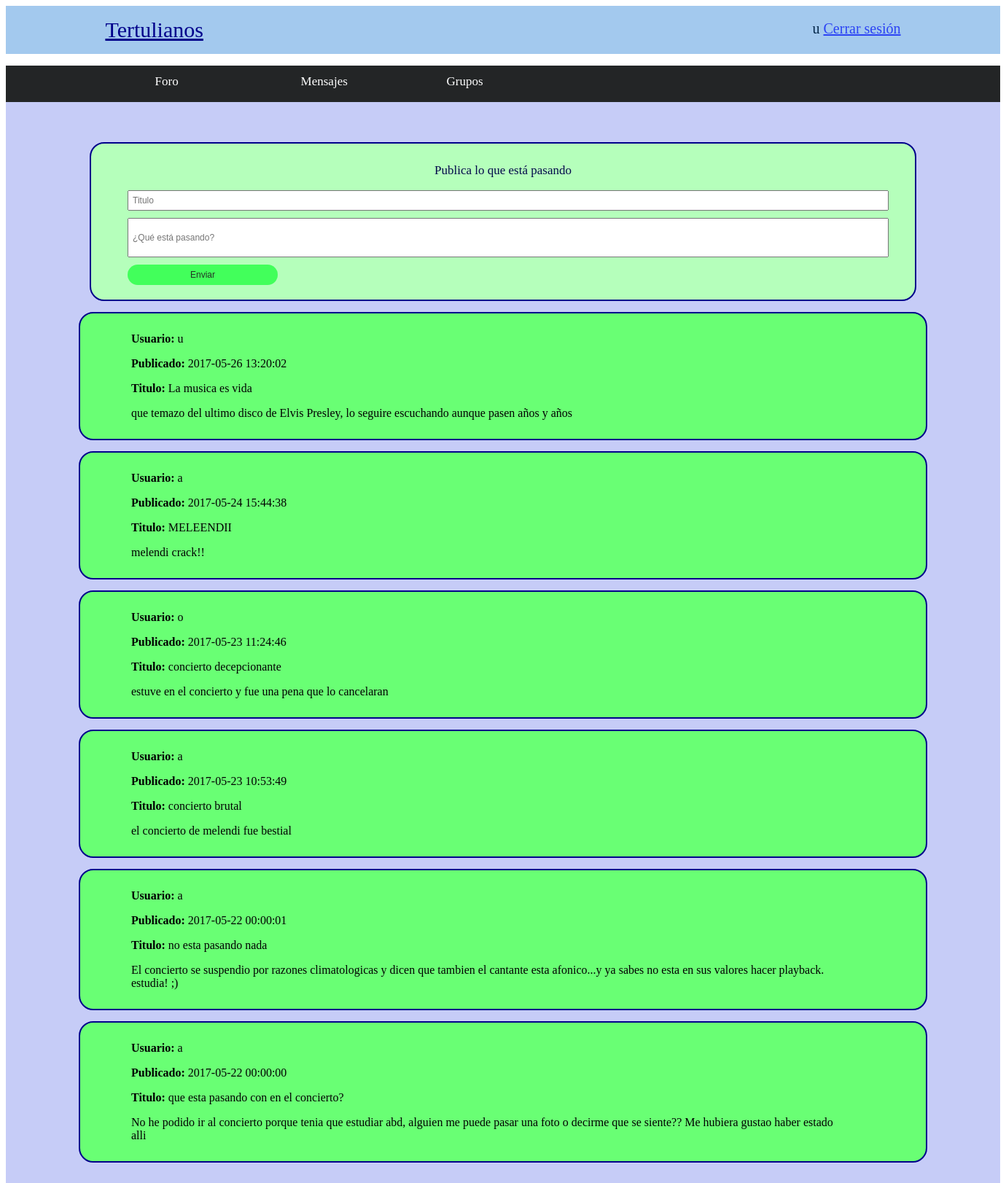
The app's page /foro.php (signed in) with its own data.
### tables this page shows
CREATE TABLE `foro` (
  `id` int(10) NOT NULL,
  `usuario` int(10) NOT NULL,
  `titulo` varchar(100) NOT NULL,
  `cuerpo` text NOT NULL,
  `fecha` datetime NOT NULL
);

CREATE TABLE `usuario` (
  `id` int(10) NOT NULL,
  `nick` varchar(25) NOT NULL,
  `password` varchar(110) NOT NULL,
  `nombre` varchar(50) NOT NULL,
  `apellidos` varchar(100) NOT NULL,
  `email` varchar(50) NOT NULL,
  `edad` int(11) NOT NULL
);

### mensaje_publico.php (called while the page is built, shortened)
  <?php
  class MensajePublico
  {
    public static function extraerMensajes() {
          include ('conexion.php');
          $sql = "SELECT * FROM foro
                  ORDER BY fecha DESC" ;
          mysqli_query($conexion,"SET NAMES 'utf8'");
          $resultado = $conexion->query($sql)  or trigger_error("Query Failed! SQL: $sql - Error: ".mysqli_error($conexion), E_USER_ERROR);
          $listaMensajesForo = array();
          $verificar = mysqli_query($conexion, $sql);
          for ($i=0; $i < mysqli_num_rows($verificar); $i++) {
              $listaMensajesForo[$i] = $resultado->fetch_array(MYSQLI_BOTH);
          }
          return $listaMensajesForo;
    }
}
?>

### usuario.php (called while the page is built, shortened)
<?php
class Usuario
{
    public static function extraerNick($id) {
        include('conexion.php');
        $consulta = "SELECT nick FROM usuario WHERE id = '$id' and nick <> 'admin'";
        mysqli_query($conexion,"SET NAMES 'utf8'");
        $resultado = $conexion->query($consulta)  or trigger_error("Query Failed! SQL: $consulta - Error: ".mysqli_error($conexion), E_USER_ERROR);
        $arrayNick = $resultado->fetch_array(MYSQLI_BOTH);
        $nick = $arrayNick['nick'];
        return $nick;
  }
}
?>

### foro.php (the view, shortened to what this page needs)
<!DOCTYPE html>
<html lang="es">
<head>
	<link rel="stylesheet" type="text/css" href="style.css">
</head>
<body>
	<?php
		include('cabecera.php');
		include('toolbar.php');
	?>
			<div class="contenedor_tablon">
				<div class="contenedor_enviarMensaje">
					<div class="enviarMensaje">
						<form action="enviarMensaje.php " id="formularioForo" method="post" onsubmit="return validarFormForo(this);" enctype="multipart/form-data">
							<?php
								require_once 'usuario.php';
							?>
							<p> Publica lo que está pasando </p>
							<input type="text" 	class="input_titulo" placeholder="Titulo" 	 			name="titulo" >
							<input type="text" 	class="input_cuerpo" placeholder="¿Qué está pasando?"	name="cuerpo" >
							<input type="submit" class="input_enviar" value="Enviar" onclick="enviarFormulario('formularioForo');" />
						</form>
					</div>
				</div>
			<?php
				require_once 'usuario.php';
				require_once 'mensaje_publico.php';
				$listaMensajesForo = MensajePublico::extraerMensajes();
				for($i=0; $i<sizeof($listaMensajesForo); $i++) {
			?>
					<div class="contenedor_mensaje">
						<div class="mensaje">
							<div class="mensaje_titulo">
								<p>	<strong> Usuario: </strong>
									<?php
										$nick = Usuario::extraerNick( $listaMensajesForo[$i]['usuario'] );
										echo $nick;
									?>
								</p>
								<p> <strong> Publicado: </strong>
								 	<?php
								 		echo $listaMensajesForo[$i]['fecha'];
								 	?>
								 </p>
								<p>	<strong> Titulo: </strong>
									<?php
								 		echo $listaMensajesForo[$i]['titulo'];
								 	?>
								 </p>
							</div>
							<div class="mensaje_cuerpo">
								<p>
									<?php
								 		echo $listaMensajesForo[$i]['cuerpo'];
								 	?>
								</p>
							</div>
						</div>
					</div>
			<?php
				}
			?>
			</div>
</body>
</html>

### style.css (style rules this page uses)
.input_titulo { display: block; padding: 5px; margin: 10px 0; font-size: 12px; width: 100%; }
.input_cuerpo { display: block; padding: 5px; margin: 10px 0; font-size: 12px; width: 100%; height: auto; min-height: 40px; }
.input_enviar { display: block; padding: 7px; margin: 10px 0; font-size: 12px; width: 20%; border:0; color: black; opacity: 0.8; background-color: #26ff44; cursor: pointer; border-radius: 20px; }
.contenedor_tablon { display: block; padding-top: 40px; padding-right: 100px; padding-left: 100px; padding-bottom: 40px; background-color: #c6ccf7; }
.contenedor_enviarMensaje { padding: 15px; }
.enviarMensaje { background-color: #b5ffbb; border: 2px solid darkblue; border-radius: 20px; padding-right: 50px; padding-left: 50px; padding-top: 10px; padding-bottom: 10px; }
.enviarMensaje p { text-align: center; color: #03094b; font-size: 17px; }
.contenedor_mensaje { padding-bottom: 15px; }
.mensaje { padding: 10px; border-radius: 20px; background-color: #69ff74; border: 2px solid darkblue; }
.mensaje_titulo { width: 85%; height: auto; padding-left: 60px; }
.mensaje_cuerpo { width: 85%; height: auto; padding-left: 60px; }

### records on screen
foro: usuario.nick "u", fecha "2017-05-26 13:20:02", titulo "La musica es vida", cuerpo "que temazo del ultimo disco de Elvis Presley, lo seguire escuchando aunque pasen años y años"
foro: usuario.nick "a", fecha "2017-05-24 15:44:38", titulo "MELEENDII", cuerpo "melendi crack!!"
foro: usuario.nick "o", fecha "2017-05-23 11:24:46", titulo "concierto decepcionante", cuerpo "estuve en el concierto y fue una pena que lo cancelaran"
foro: usuario.nick "a", fecha "2017-05-23 10:53:49", titulo "concierto brutal", cuerpo "el concierto de melendi fue bestial"
foro: usuario.nick "a", fecha "2017-05-22 00:00:01", titulo "no esta pasando nada", cuerpo "El concierto se suspendio por razones climatologicas y dicen que tambien el cantante esta afonico...y ya sabes no esta en sus valores hacer playback. estudia! ;)"
foro: usuario.nick "a", fecha "2017-05-22 00:00:00", titulo "que esta pasando con en el concierto?", cuerpo "No he podido ir al concierto porque tenia que estudiar abd, alguien me puede pasar una foto o decirme que se siente?? Me hubiera gustao haber estado alli"

### other values on screen
$_SESSION['nombre'] "u"
